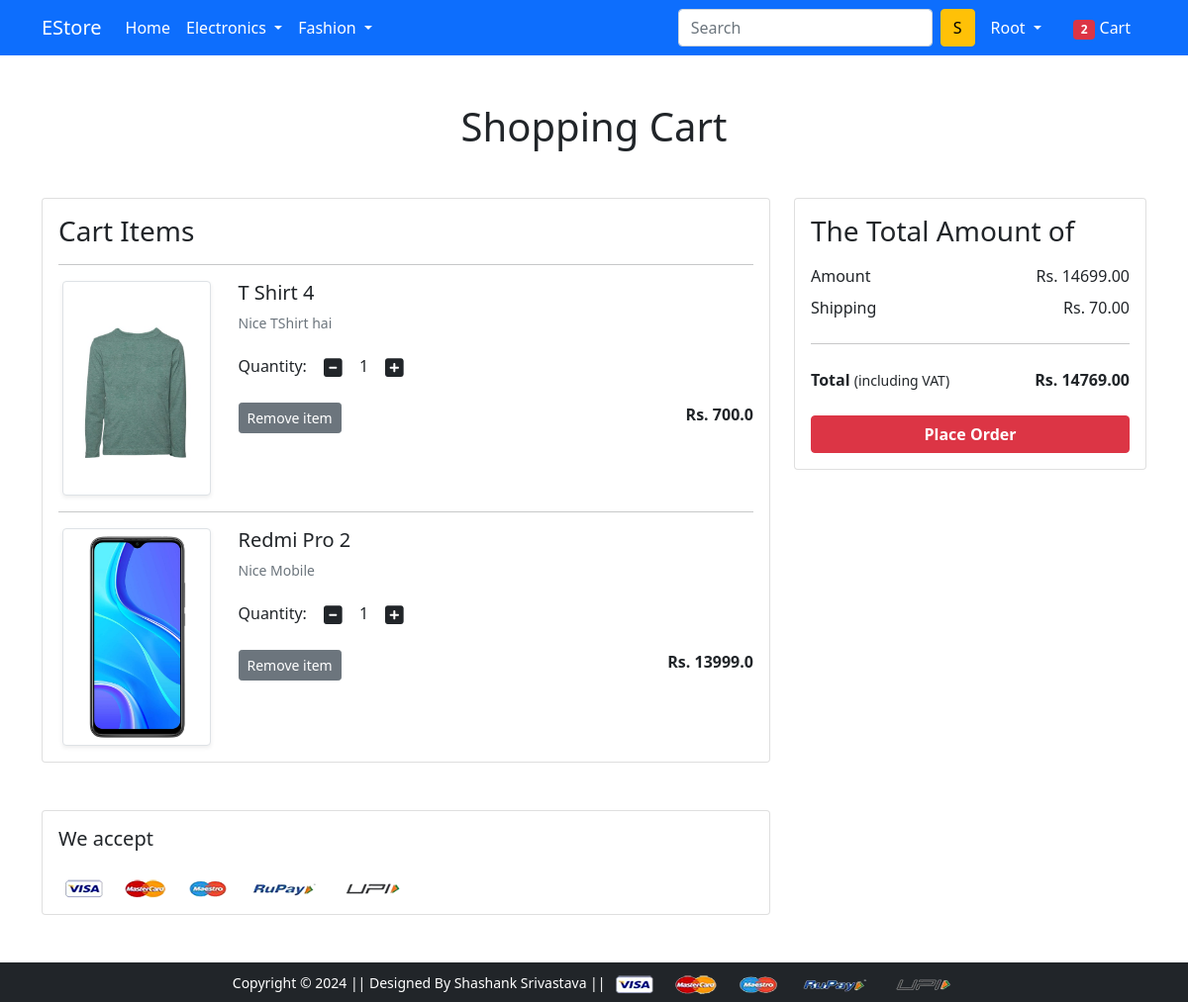
The page /cart/ (signed in) on the database its author committed.
### app/models.py (models this page shows, shortened)
class Cart(models.Model):
 user = models.ForeignKey(User, on_delete=models.CASCADE)
 product = models.ForeignKey(Product, on_delete=models.CASCADE)
 quantity = models.PositiveIntegerField(default=1)
 def __str__(self):
  return str(self.id)

class Product(models.Model):
 title = models.CharField(max_length=100)
 selling_price = models.FloatField()
 discounted_price = models.FloatField()
 description = models.TextField()
 brand = models.CharField(max_length=100)
 category = models.CharField( choices=CATEGORY_CHOICES, max_length=2)
 product_image = models.ImageField(upload_to='productimg')

### app/views.py (the view)
# urls.py: path('cart/', views.show_cart, name='showcart'),
@login_required
def show_cart(request):
	totalitem = 0
	if request.user.is_authenticated:
		totalitem = len(Cart.objects.filter(user=request.user))
		user = request.user
		cart = Cart.objects.filter(user=user)
		amount = 0.0
		shipping_amount = 70.0
		totalamount=0.0
		cart_product = [p for p in Cart.objects.all() if p.user == request.user]
		print(cart_product)
		if cart_product:
			for p in cart_product:
				tempamount = (p.quantity * p.product.discounted_price)
				amount += tempamount
			totalamount = amount+shipping_amount
			return render(request, 'app/addtocart.html', {'carts':cart, 'amount':amount, 'totalamount':totalamount, 'totalitem':totalitem})
		else:
			return render(request, 'app/emptycart.html', {'totalitem':totalitem})
	else:
		return render(request, 'app/emptycart.html', {'totalitem':totalitem})

### app/templates/app/addtocart.html (shortened to what this page needs)
{% extends 'app/base.html' %}
{% load static %}
{% block main-content %}
<div class="container my-5">
 <div class="row">
  <h1 class="text-center mb-5">Shopping Cart</h1>
  <div class="col-sm-8">
  <div class="card">
   <div class="card-body">
    <h3>Cart Items</h3>
    {% for cart in carts %}
    <hr>
    <div class="row">
     <div class="col-sm-3 text-center align-self-center"><img src="{{cart.product.product_image.url}}" alt="" srcset="" class="img-fluid img-thumbnail shadow-sm" height="150" width="150"> </div>
     <div class="col-sm-9">
      <div>
       <h5>{{cart.product.title}}</h5>
       <p class="mb-2 text-muted small">{{cart.product.description}}</p>
       <div class="my-3">
        <label for="quantity">Quantity:</label>
        <a class="minus-cart btn" pid="{{cart.product.id}}"><i class="fas fa-minus-square fa-lg"></i></a>
          <span id="quantity">{{cart.quantity}}</span>
        <a class="plus-cart btn" pid="{{cart.product.id}}"><i class="fas fa-plus-square fa-lg"></i></a>
       </div>
       <div class="d-flex justify-content-between">
        <a class="btn btn-sm btn-secondary mr-3 remove-cart" pid={{cart.product.id}}>Remove item </a>
        <p class="mb-0"><span><strong>Rs. {{cart.product.discounted_price}}</strong></span></p>
       </div>
      </div>
     </div>
    </div>
    {% endfor %}
   </div>
   </div>
  </div>
  <div class="col-sm-4">
   <div class="card">
    <div class="card-body">
      <h3>The Total Amount of</h3>
      <ul class="list-group">
       <li class="list-group-item d-flex justify-content-between align-items-center border-0 px-0 pb-0">Amount<span>Rs. <span id="amount">{{amount|floatformat:2}}</span> </span></li>
       <li class="list-group-item d-flex justify-content-between align-items-center border-0 px-0">Shipping<span>Rs. 70.00</span></li>
       <hr>
       <li class="list-group-item d-flex justify-content-between align-items-center border-0 px-0 mb-3">
        <div>
           <strong>Total</strong> <small>(including VAT)</small>
         </div>
         <span><strong>Rs. </strong><strong id="totalamount"> {{totalamount|floatformat:2}}</strong></span>
       </li>
      </ul>
      <div class="d-grid"><a href="{% url 'checkout' %}" class="btn btn-danger fw-bold">Place Order</a></div>
    </div>
   </div>
  </div>
 </div>
</div>
<div class="container">
 <div class="row">
  <div class="col-sm-8">
   <div class="card">
    <div class="card-body">
      <h5 class="mb-4">We accept</h5>
      <img src="{% static 'app/images/payment.png' %}" alt="" class="img-fluid">
    </div>
  </div>
  </div>
 </div>
</div>
{% endblock main-content %}

### app/templates/app/base.html (shortened to what this page needs)
<!doctype html>
{% load static %}
<html lang="en">
  <head>
    <link href="https://cdn.jsdelivr.net/npm/bootstrap@5.0.0-beta1/dist/css/bootstrap.min.css" rel="stylesheet">
    <link rel="stylesheet" href="{% static 'app/css/owl.carousel.min.css' %}">
    <link rel="stylesheet" href="{% static 'app/css/all.min.css' %}">
    <link rel="stylesheet" href="{% static 'app/css/style.css' %}">
  </head>
  <body>
    <nav class="navbar navbar-expand-lg navbar-dark bg-primary">
     <div class="container">
       <a class="navbar-brand" href="/">EStore</a>
       <div class="collapse navbar-collapse" id="navbarSupportedContent">
         <ul class="navbar-nav me-auto mb-2 mb-lg-0">
           <li class="nav-item">
             <a class="nav-link active" aria-current="page" href="/">Home</a>
           </li>
           <li class="nav-item dropdown">
             <a class="nav-link dropdown-toggle text-white" href="#" id="electronicsDropdown" role="button" data-bs-toggle="dropdown" aria-expanded="false">
               Electronics
             </a>
           </li>
           <li class="nav-item dropdown">
             <a class="nav-link dropdown-toggle text-white" href="#" id="fashionDropdown" role="button" data-bs-toggle="dropdown" aria-expanded="false">
               Fashion
             </a>
           </li>
         </ul>
         <form class="d-flex">
           <input class="form-control me-2" type="search" placeholder="Search" aria-label="Search">
           <button class="btn btn-warning" type="submit">S</button>
         </form>
         <div>
          <ul class="navbar-nav me-auto mb-2 mb-lg-0">
          {% if request.user.is_authenticated %}
           <li class="nav-item dropdown mx-2">
              <a class="nav-link dropdown-toggle text-white" href="#" id="profileDropdown" role="button" data-bs-toggle="dropdown" aria-expanded="false">
                {{request.user.username|capfirst}}
              </a>
            </li>
            <li class="nav-item mx-2">
              <a href="{% url 'showcart' %}" class="nav-link text-white"><span class="badge bg-danger">{{totalitem}}</span> Cart </a>
            </li>
            {% endif %}
          </ul>
         </div>
       </div>
     </div>
    </nav>
    {% block main-content %} {% endblock main-content %}
    <footer class="container-fluid bg-dark text-center p-2 mt-5">
        <small class="text-white">Copyright &copy; 2024 || Designed By Shashank Srivastava || </small>
        <img src="{% static 'app/images/payment.png' %}" alt="" srcset="" class="img-fluid" height="2px">
    </footer>
  </body>
</html>

### rows shown on the page
Cart: product.product_image (picture), product "T Shirt 4", product.description "Nice TShirt hai", quantity "1", product.discounted_price "700.0"
Cart: product.product_image (picture), product "Redmi Pro 2", product.description "Nice Mobile", quantity "1", product.discounted_price "13999.0"

### other values the page prints
{{ request.user.username|capfirst }} "Root"
{{ totalitem }} "2"
{{ amount|floatformat:2 }} "14699.00"
{{ totalamount|floatformat:2 }} "14769.00"
